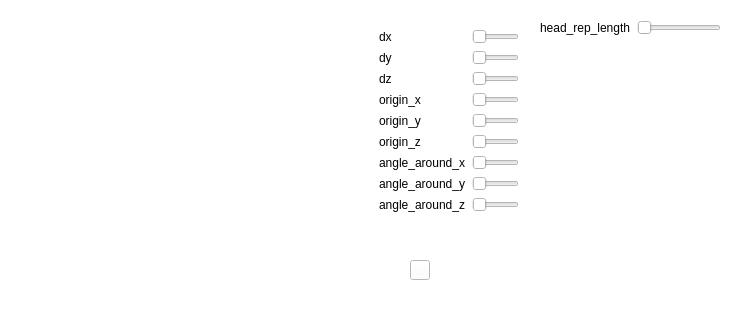
<?xml version="1.0" encoding="UTF-8"?>
<ui version="4.0">
 <class>Sia</class>
 <widget class="QMainWindow" name="Sia">
  <property name="geometry">
   <rect>
    <x>0</x>
    <y>0</y>
    <width>755</width>
    <height>318</height>
   </rect>
  </property>
  <property name="windowTitle">
   <string>Sia</string>
  </property>
  <property name="styleSheet">
   <string notr="true">background-color: white;</string>
  </property>
  <widget class="QWidget" name="centralwidget">
   <property name="styleSheet">
    <string notr="true"/>
   </property>
   <widget class="QVTKWidget" name="qvtkWidget" native="true">
    <property name="geometry">
     <rect>
      <x>10</x>
      <y>10</y>
      <width>281</width>
      <height>291</height>
     </rect>
    </property>
    <property name="autoFillBackground">
     <bool>false</bool>
    </property>
    <property name="styleSheet">
     <string notr="true">background-color: none;</string>
    </property>
   </widget>
   <widget class="QPushButton" name="pushButton">
    <property name="geometry">
     <rect>
      <x>410</x>
      <y>260</y>
      <width>20</width>
      <height>20</height>
     </rect>
    </property>
    <property name="text">
     <string/>
    </property>
   </widget>
   <widget class="QFrame" name="formFrame_2">
    <property name="enabled">
     <bool>true</bool>
    </property>
    <property name="geometry">
     <rect>
      <x>370</x>
      <y>20</y>
      <width>158</width>
      <height>237</height>
     </rect>
    </property>
    <layout class="QFormLayout" name="formLayout_2">
     <item row="3" column="1">
      <widget class="QSlider" name="origin_x">
       <property name="singleStep">
        <number>1</number>
       </property>
       <property name="orientation">
        <enum>Qt::Horizontal</enum>
       </property>
      </widget>
     </item>
     <item row="3" column="0">
      <widget class="QLabel" name="label_4">
       <property name="text">
        <string>origin_x</string>
       </property>
      </widget>
     </item>
     <item row="4" column="0">
      <widget class="QLabel" name="label_5">
       <property name="text">
        <string>origin_y</string>
       </property>
      </widget>
     </item>
     <item row="4" column="1">
      <widget class="QSlider" name="origin_y">
       <property name="singleStep">
        <number>1</number>
       </property>
       <property name="orientation">
        <enum>Qt::Horizontal</enum>
       </property>
      </widget>
     </item>
     <item row="5" column="0">
      <widget class="QLabel" name="label_6">
       <property name="text">
        <string>origin_z</string>
       </property>
      </widget>
     </item>
     <item row="5" column="1">
      <widget class="QSlider" name="origin_z">
       <property name="singleStep">
        <number>1</number>
       </property>
       <property name="orientation">
        <enum>Qt::Horizontal</enum>
       </property>
      </widget>
     </item>
     <item row="6" column="0">
      <widget class="QLabel" name="label_7">
       <property name="text">
        <string>angle_around_x</string>
       </property>
      </widget>
     </item>
     <item row="6" column="1">
      <widget class="QSlider" name="angle_around_x">
       <property name="maximum">
        <number>90</number>
       </property>
       <property name="orientation">
        <enum>Qt::Horizontal</enum>
       </property>
      </widget>
     </item>
     <item row="7" column="0">
      <widget class="QLabel" name="label_8">
       <property name="text">
        <string>angle_around_y</string>
       </property>
      </widget>
     </item>
     <item row="7" column="1">
      <widget class="QSlider" name="angle_around_y">
       <property name="maximum">
        <number>90</number>
       </property>
       <property name="orientation">
        <enum>Qt::Horizontal</enum>
       </property>
      </widget>
     </item>
     <item row="8" column="0">
      <widget class="QLabel" name="label_9">
       <property name="text">
        <string>angle_around_z</string>
       </property>
      </widget>
     </item>
     <item row="8" column="1">
      <widget class="QSlider" name="angle_around_z">
       <property name="maximum">
        <number>90</number>
       </property>
       <property name="orientation">
        <enum>Qt::Horizontal</enum>
       </property>
      </widget>
     </item>
     <item row="2" column="1">
      <widget class="QSlider" name="in_dz">
       <property name="minimum">
        <number>1</number>
       </property>
       <property name="orientation">
        <enum>Qt::Horizontal</enum>
       </property>
      </widget>
     </item>
     <item row="2" column="0">
      <widget class="QLabel" name="label_3">
       <property name="text">
        <string>dz</string>
       </property>
      </widget>
     </item>
     <item row="1" column="1">
      <widget class="QSlider" name="in_dy">
       <property name="minimum">
        <number>1</number>
       </property>
       <property name="orientation">
        <enum>Qt::Horizontal</enum>
       </property>
      </widget>
     </item>
     <item row="1" column="0">
      <widget class="QLabel" name="label_2">
       <property name="text">
        <string>dy</string>
       </property>
      </widget>
     </item>
     <item row="0" column="1">
      <widget class="QSlider" name="in_dx">
       <property name="styleSheet">
        <string notr="true"/>
       </property>
       <property name="minimum">
        <number>1</number>
       </property>
       <property name="orientation">
        <enum>Qt::Horizontal</enum>
       </property>
      </widget>
     </item>
     <item row="0" column="0">
      <widget class="QLabel" name="label">
       <property name="text">
        <string>dx</string>
       </property>
      </widget>
     </item>
    </layout>
   </widget>
   <widget class="QWidget" name="formLayoutWidget">
    <property name="geometry">
     <rect>
      <x>540</x>
      <y>20</y>
      <width>181</width>
      <height>80</height>
     </rect>
    </property>
    <layout class="QFormLayout" name="formLayout">
     <item row="0" column="0">
      <widget class="QLabel" name="label_10">
       <property name="text">
        <string>head_rep_length</string>
       </property>
      </widget>
     </item>
     <item row="0" column="1">
      <widget class="QSlider" name="head_representation_length_slider">
       <property name="minimum">
        <number>7</number>
       </property>
       <property name="maximum">
        <number>14</number>
       </property>
       <property name="orientation">
        <enum>Qt::Horizontal</enum>
       </property>
      </widget>
     </item>
    </layout>
   </widget>
  </widget>
  <action name="actionOpenFile">
   <property name="enabled">
    <bool>true</bool>
   </property>
   <property name="text">
    <string>Open File...</string>
   </property>
  </action>
  <action name="actionExit">
   <property name="text">
    <string>Exit</string>
   </property>
  </action>
  <action name="actionPrint">
   <property name="text">
    <string>Print</string>
   </property>
  </action>
  <action name="actionHelp">
   <property name="text">
    <string>Help</string>
   </property>
  </action>
  <action name="actionSave">
   <property name="text">
    <string>Save</string>
   </property>
  </action>
 </widget>
 <customwidgets>
  <customwidget>
   <class>QVTKWidget</class>
   <extends>QWidget</extends>
   <header>QVTKWidget.h</header>
  </customwidget>
 </customwidgets>
 <resources/>
 <connections/>
</ui>
